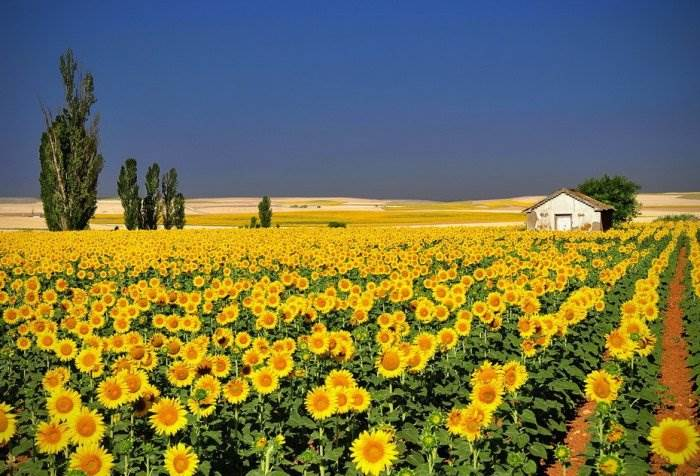
#> input picture test-img.jpg, 700 x 476 px
$ python filter_with_filename.py
#> lines starting #> are read from the running program, lines starting #| are printed output that depends on the picture
from PIL import Image
import numpy as np


def calculate_gray_cell(row, column):
    """
    Takes a cell in a photo and calculates the average gray value over it. \n
    :rtype: object
    :param row: cell row number.
    :param column: cell column number.
    :return: int gray value.

    >>> calculate_gray_cell(0, 0)
    70
    >>> calculate_gray_cell(5, 14)
    72
    """
    mosaic = pixels_matrix[row:min(row + cell_size, rows_count), column:min(column + cell_size, columns_count)]
    return int((np.sum(mosaic) // 3) // (cell_size ** 2))


def set_gray_in_cell(row, column):
    """
    Sets the gray value to all pixels in a cell. \n
    :param row: cell row number.
    :param column: cell column number.
    """
    mosaic = pixels_matrix[row:min(row + cell_size, rows_count), column:min(column + cell_size, columns_count)]
    np.place(mosaic[:, ], mosaic >= 0, int(gray // gradation) * gradation)


image = Image.open("test-img.jpg")
#> image is the input picture: PIL image 700x476 RGB; mean R, G, B 115.6, 113.6, 75.4
cell_size = 10
gradation = 255 // 50
pixels_matrix = np.array(image)
rows_count = len(pixels_matrix)
#> rows_count = 476
columns_count = len(pixels_matrix[1])
#> columns_count = 700

current_row = 0
while current_row < rows_count:
    current_column = 0
    while current_column < columns_count:
        gray = calculate_gray_cell(current_row, current_column)
        set_gray_in_cell(current_row, current_column)
        current_column = current_column + cell_size
    current_row = current_row + cell_size
#> this loop made 48 passes
#> current_row on passes 1 to 12: 10, 20, 30, 40, 50, 60, 70, 80, 90, 100, 110, 120
#> after the loop, current_row = 480

Image.fromarray(pixels_matrix).save("res.jpg")
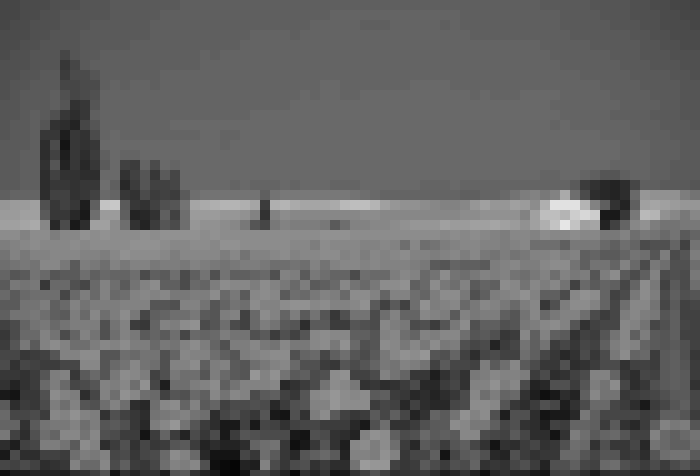
#> saved as res.jpg: PIL image 700x476 RGB; min 5, max 230, mean 98.7
